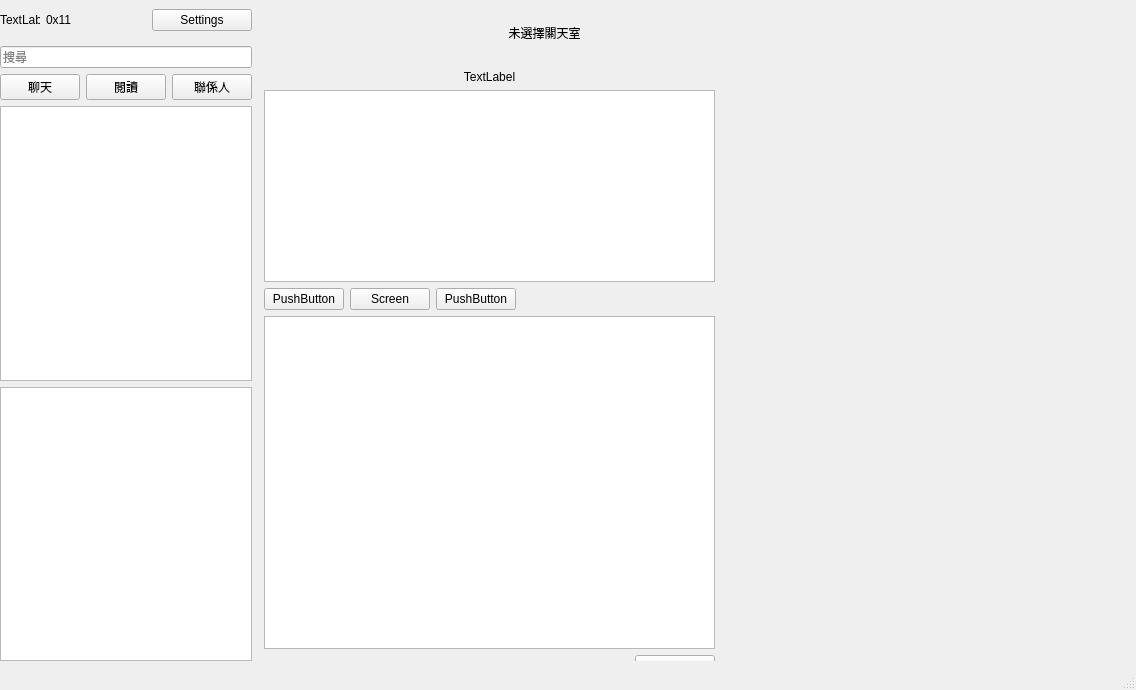
<?xml version="1.0" encoding="UTF-8"?>
<ui version="4.0">
 <class>MainWindow</class>
 <widget class="QMainWindow" name="MainWindow">
  <property name="geometry">
   <rect>
    <x>0</x>
    <y>0</y>
    <width>1136</width>
    <height>690</height>
   </rect>
  </property>
  <property name="windowTitle">
   <string>WeChat 0.1</string>
  </property>
  <widget class="QWidget" name="centralwidget">
   <property name="sizePolicy">
    <sizepolicy hsizetype="Preferred" vsizetype="Preferred">
     <horstretch>0</horstretch>
     <verstretch>0</verstretch>
    </sizepolicy>
   </property>
   <property name="autoFillBackground">
    <bool>false</bool>
   </property>
   <widget class="QWidget" name="horizontalLayoutWidget_5">
    <property name="geometry">
     <rect>
      <x>0</x>
      <y>0</y>
      <width>831</width>
      <height>661</height>
     </rect>
    </property>
    <layout class="QHBoxLayout" name="horizontalLayout_5" stretch="2,8">
     <property name="spacing">
      <number>6</number>
     </property>
     <property name="sizeConstraint">
      <enum>QLayout::SetDefaultConstraint</enum>
     </property>
     <item>
      <layout class="QVBoxLayout" name="left">
       <item>
        <layout class="QHBoxLayout" name="horizontalLayout_4">
         <item>
          <widget class="QLabel" name="head">
           <property name="enabled">
            <bool>true</bool>
           </property>
           <property name="minimumSize">
            <size>
             <width>40</width>
             <height>40</height>
            </size>
           </property>
           <property name="maximumSize">
            <size>
             <width>40</width>
             <height>40</height>
            </size>
           </property>
           <property name="text">
            <string>TextLabel</string>
           </property>
          </widget>
         </item>
         <item>
          <widget class="QLabel" name="user_label">
           <property name="text">
            <string>0x11</string>
           </property>
          </widget>
         </item>
         <item>
          <widget class="QPushButton" name="setting_button">
           <property name="text">
            <string>Settings</string>
           </property>
          </widget>
         </item>
        </layout>
       </item>
       <item>
        <widget class="QLineEdit" name="lineEdit">
         <property name="text">
          <string/>
         </property>
         <property name="placeholderText">
          <string>搜尋</string>
         </property>
        </widget>
       </item>
       <item>
        <layout class="QHBoxLayout" name="horizontalLayout_3">
         <item>
          <widget class="QPushButton" name="contactButton">
           <property name="text">
            <string>聊天</string>
           </property>
          </widget>
         </item>
         <item>
          <widget class="QPushButton" name="readButton">
           <property name="text">
            <string>閱讀</string>
           </property>
          </widget>
         </item>
         <item>
          <widget class="QPushButton" name="memberButton">
           <property name="text">
            <string>聯係人</string>
           </property>
          </widget>
         </item>
        </layout>
       </item>
       <item>
        <widget class="QListWidget" name="memberListWidget">
         <property name="enabled">
          <bool>true</bool>
         </property>
        </widget>
       </item>
       <item>
        <widget class="QListWidget" name="contactListWidget">
         <property name="enabled">
          <bool>true</bool>
         </property>
        </widget>
       </item>
      </layout>
     </item>
     <item>
      <layout class="QVBoxLayout" name="verticalLayout" stretch="1,9">
       <item>
        <widget class="QLabel" name="label_2">
         <property name="text">
          <string>未選擇關天室</string>
         </property>
         <property name="alignment">
          <set>Qt::AlignCenter</set>
         </property>
        </widget>
       </item>
       <item>
        <widget class="QWidget" name="widget" native="true">
         <widget class="QWidget" name="layoutWidget">
          <property name="geometry">
           <rect>
            <x>6</x>
            <y>-2</y>
            <width>451</width>
            <height>611</height>
           </rect>
          </property>
          <layout class="QVBoxLayout" name="right_2" stretch="0,0,0,2,0">
           <item>
            <widget class="QLabel" name="label">
             <property name="text">
              <string>TextLabel</string>
             </property>
             <property name="alignment">
              <set>Qt::AlignCenter</set>
             </property>
            </widget>
           </item>
           <item>
            <widget class="QTextEdit" name="messages">
             <property name="readOnly">
              <bool>true</bool>
             </property>
            </widget>
           </item>
           <item>
            <layout class="QHBoxLayout" name="horizontalLayout">
             <item>
              <widget class="QPushButton" name="pushButton">
               <property name="text">
                <string>PushButton</string>
               </property>
              </widget>
             </item>
             <item>
              <widget class="QPushButton" name="screenButton">
               <property name="text">
                <string>Screen</string>
               </property>
              </widget>
             </item>
             <item>
              <widget class="QPushButton" name="pushButton_2">
               <property name="text">
                <string>PushButton</string>
               </property>
              </widget>
             </item>
             <item>
              <spacer name="horizontalSpacer">
               <property name="orientation">
                <enum>Qt::Horizontal</enum>
               </property>
               <property name="sizeHint" stdset="0">
                <size>
                 <width>40</width>
                 <height>20</height>
                </size>
               </property>
              </spacer>
             </item>
            </layout>
           </item>
           <item>
            <widget class="QTextEdit" name="draft_message">
             <property name="baseSize">
              <size>
               <width>0</width>
               <height>7</height>
              </size>
             </property>
            </widget>
           </item>
           <item>
            <layout class="QHBoxLayout" name="horizontalLayout_7">
             <item>
              <spacer name="horizontalSpacer_4">
               <property name="orientation">
                <enum>Qt::Horizontal</enum>
               </property>
               <property name="sizeHint" stdset="0">
                <size>
                 <width>40</width>
                 <height>20</height>
                </size>
               </property>
              </spacer>
             </item>
             <item>
              <widget class="QLabel" name="tpis">
               <property name="text">
                <string>按Ctrl+Enter換行</string>
               </property>
              </widget>
             </item>
             <item>
              <widget class="QPushButton" name="send_button">
               <property name="text">
                <string>發送</string>
               </property>
              </widget>
             </item>
            </layout>
           </item>
          </layout>
         </widget>
        </widget>
       </item>
      </layout>
     </item>
    </layout>
   </widget>
  </widget>
  <widget class="QStatusBar" name="statusbar"/>
 </widget>
 <resources/>
 <connections/>
</ui>
